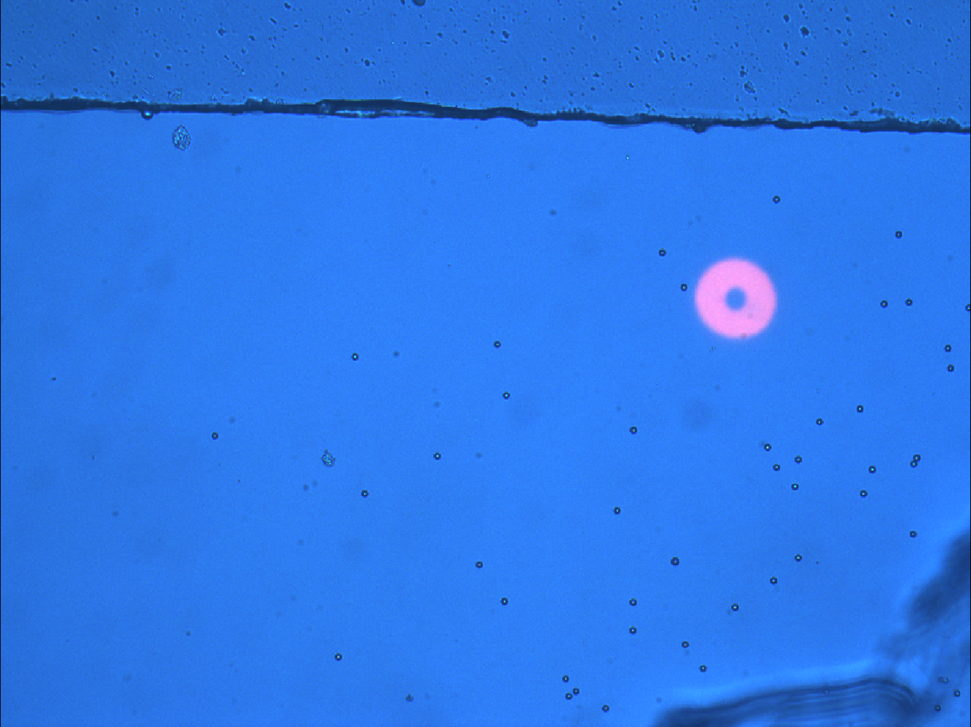
#> input picture odep_cellarray/Testimage/2024.09.18_14.png, 971 x 727 px, shrunk from 1442 x 1080 before the run
$ python '截圖片座標.py'
#> lines starting #> are read from the running program, lines starting #| are printed output that depends on the picture
import cv2
import numpy as np
from tkinter import Tk
from tkinter.filedialog import askopenfilename
import os
def main():
    # 隱藏主 tkinter 視窗
    Tk().withdraw()

    # 打開文件對話框以選擇圖片
    filename = askopenfilename(title="選擇圖片", filetypes=[("圖片檔案", "*.jpg;*.jpeg;*.png")])
#> the answer given: ../Testimage/2024.09.18_14.png

    # 加載圖片
    image = cv2.imread(filename)
#> image is the input picture: shape (727, 971, 3); mean B, G, R 233.2, 119.2, 45.1

    cv2.namedWindow('Image Window', cv2.WINDOW_NORMAL)
    cv2.imshow('Image Window', image)

    cv2.waitKey(0)  # 等待按鍵
    cv2.destroyAllWindows()  # 關閉所有窗口

    # 獲取原始圖像大小
    height, width, channels = image.shape
#> height = 727; width = 971; channels = 3
    print("原始圖像大小 (寬 x 高):", width, "x", height)
#| 原始圖像大小 (寬 x 高): 971 x 727


    # 轉換為灰階圖
    gray = cv2.cvtColor(image, cv2.COLOR_BGR2GRAY)
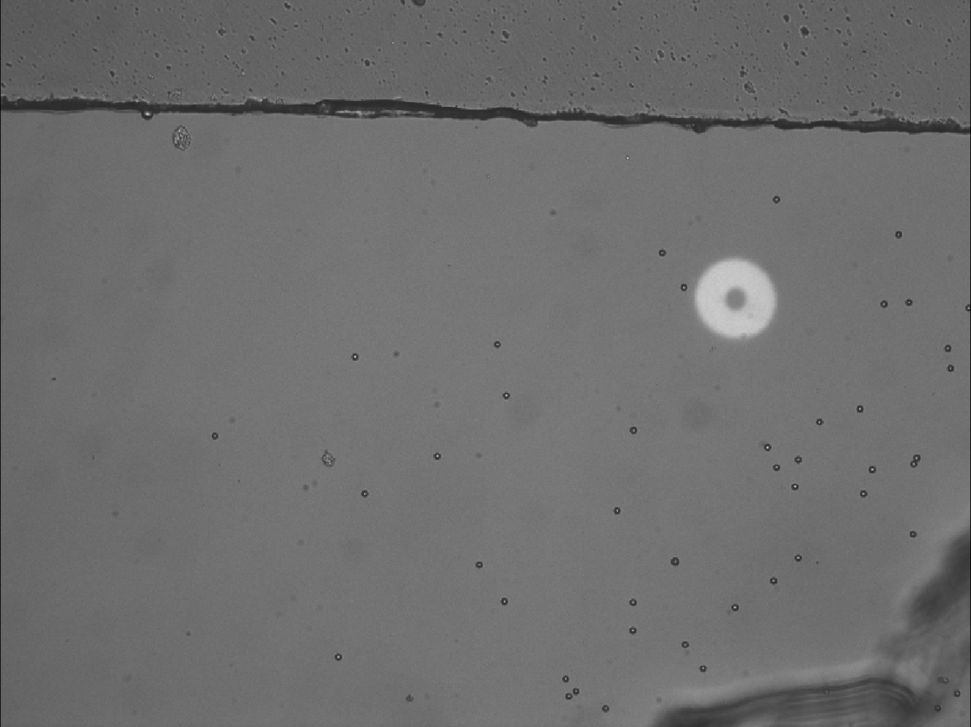
#> gray: shape (727, 971); min 15, max 215, mean 110
    cv2.imshow('gray', gray)
    cv2.waitKey(0)  # 等待按鍵
    cv2.destroyAllWindows()  # 關閉所有窗口
    # 對圖像進行二值化處理
    _, binary = cv2.threshold(gray, 5, 255, cv2.THRESH_BINARY)
#> binary: shape (727, 971); every value is 255

    # 顯示二值化後的圖像
    cv2.imshow('Binary Image', binary)
    cv2.waitKey(0)  # 等待按鍵
    cv2.destroyAllWindows()  # 關閉所有窗口

    # 找到輪廓
    contours, _ = cv2.findContours(binary, cv2.RETR_EXTERNAL, cv2.CHAIN_APPROX_SIMPLE)
#> contours = [[[0, 0], [0, 726], [970, 726], [970, 0]]]

    # 假設最大的輪廓是我們關心的物體
    largest_contour = max(contours, key=cv2.contourArea)
#> largest_contour = [[0, 0], [0, 726], [970, 726], [970, 0]]

    # 獲取邊界矩形
    x, y, w, h = cv2.boundingRect(largest_contour)
#> x = 0; y = 0; w = 971; h = 727

    # 創建新圖像 cropped
    cropped = image[y:y+h, x:x+w].copy()

    # 顯示裁剪後的圖像
    cv2.namedWindow('Image win', cv2.WINDOW_NORMAL)
    cv2.imshow('Image Win', cropped)

    cv2.imwrite('croppedimage.png',cropped)

    cv2.waitKey(0)  # 等待按鍵
    cv2.destroyAllWindows()  # 關閉所有窗口


    # 計算四個角的座標
    top_left = (x, y)
#> top_left = (0, 0)
    top_right = (x + w, y)
#> top_right = (971, 0)
    bottom_left = (x, y + h)
#> bottom_left = (0, 727)
    bottom_right = (x + w, y + h)
#> bottom_right = (971, 727)

    corners = [top_left, top_right, bottom_left, bottom_right]
#> corners = [(0, 0), (971, 0), (0, 727), (971, 727)]


    # 輸出結果
    print("四角座標 (x, y):", corners)
#| 四角座標 (x, y): [(0, 0), (971, 0), (0, 727), (971, 727)]
    print("切割圖像大小:",(w,h))
#| 切割圖像大小: (971, 727)

if __name__ == "__main__":
    main()
